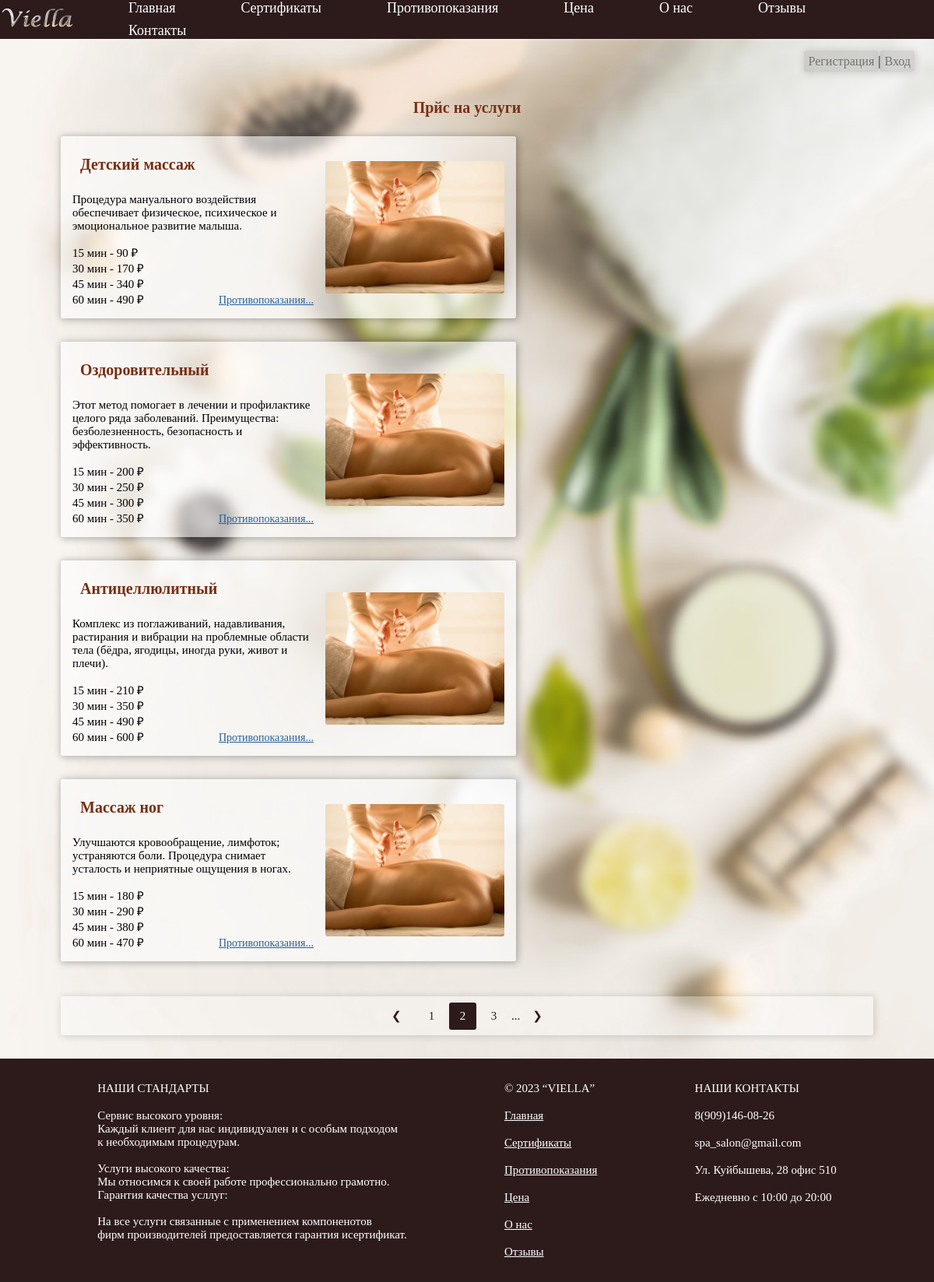
Page /main/price/2/ on the earlier database version.
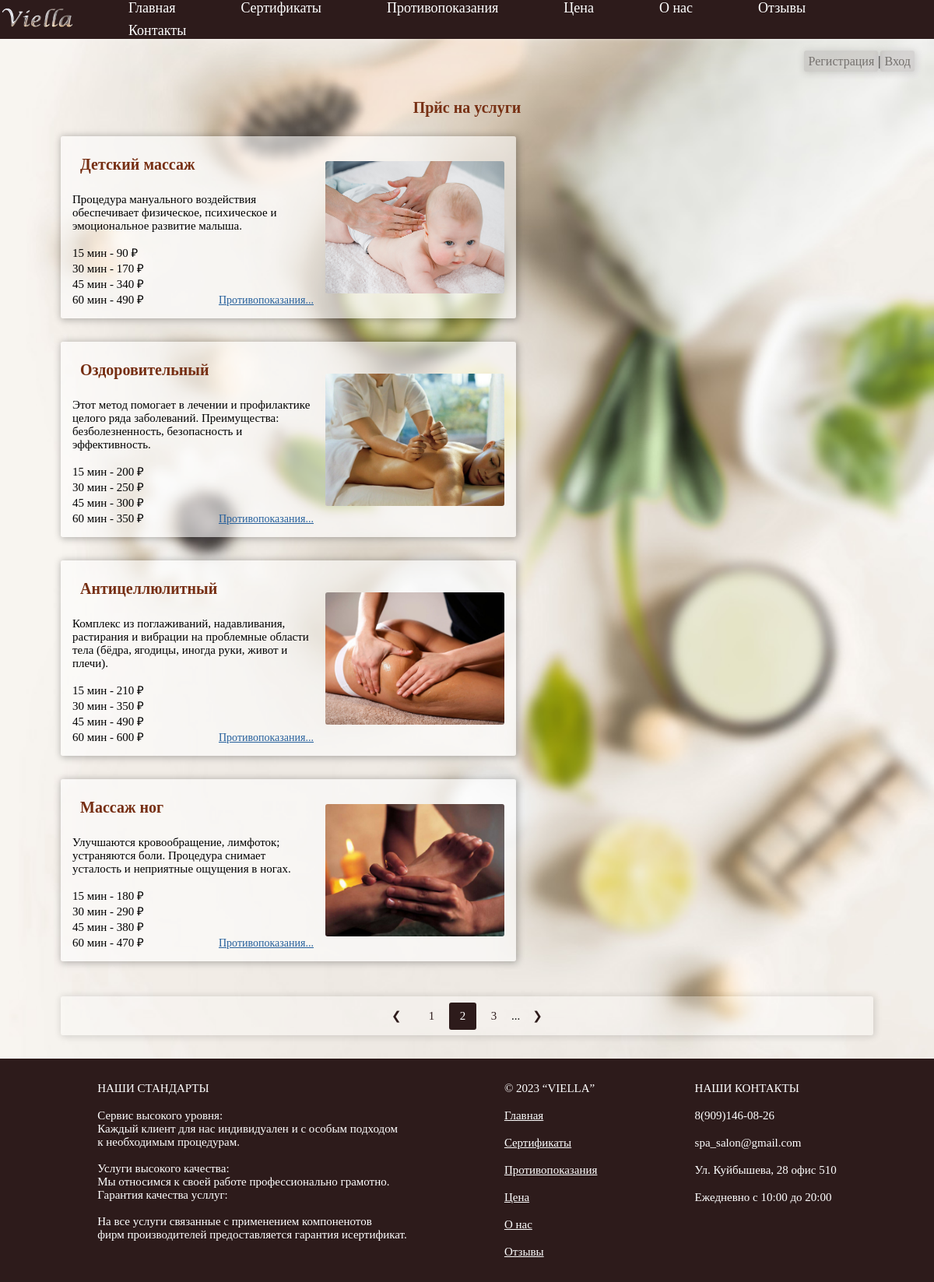
Same page on the later database version.
### main/models.py (models this page shows, shortened)
class Massage(models.Model):
    name = models.CharField(max_length=32, verbose_name="Название массажа")
    description = models.TextField(verbose_name="Описание")
    fifteen_minutes = models.CharField(max_length=32, verbose_name='Цена за 15 минут')
    thirty_minutes = models.CharField(max_length=32, verbose_name='Цена за 30 минут')
    forty_five_minutes = models.CharField(max_length=32, verbose_name='Цена за 45 минут')
    sixty_minutes = models.CharField(max_length=32, verbose_name='Цена за 60 минут')
    image = models.ImageField(upload_to='%Y/%m/%d', verbose_name="Изображение")
    class Meta:
        ordering = ["id"]
        verbose_name = 'Массаж'
        verbose_name_plural = 'Массажи'

### main/views.py (the view)
# urls.py: path('price/<int:page_number>/', price_view, name='prices'),
def price_view(request, page_number = 1):
    massage = Massage.objects.all()
    paginator = Paginator(massage, 4)
    try:
        page_obj = paginator.page(page_number)
    except EmptyPage:
        if  page_number < 1:
            page_obj = paginator.page(1)
        else:
            page_obj = paginator.page(paginator.num_pages)
    context = {"massage_list": page_obj}
    return render(request, 'main/price.html', context)

### main/templates/main/price.html (shortened to what this page needs)
{%extends 'root.html'%}
{%block content%}
{%load static%}
<div class="body">
<p class="p_h" style="margin-top: 70px;">Прйс на услуги</p>
<div style="width: 87%;">
<ul style="    list-style-type: none;
                display: flex;
                width: 100%;
                flex-direction: row;
                flex-wrap: wrap;
                justify-content: space-between;">
    {%for massage in massage_list%}
    <div style="border-radius: 3px;
                background-color: #ffffff94;
                box-shadow: 1px 1px 10px 1px #00000047;
                margin: 15px 0px 15px 0px;
                padding: 15px;">
    <li>
        <div style="display: flex; align-items: center;">
        <div style="display: flex;
                    flex-direction: column;
                    width: 310px;">
        <p class="p_h">{{massage.name}}</p>
        <p style="margin-top: 15px;">{{massage.description}}</p>
        <div style="display: flex;
                    align-items: flex-end;
                    justify-content: space-between;
                    margin-top: 15px;">
            <div style="display: flex; flex-direction: column;">
        <p>15 мин - {{massage.fifteen_minutes}} ₽</p>
        <p>30 мин - {{massage.thirty_minutes}} ₽</p>
        <p>45 мин - {{massage.forty_five_minutes}} ₽</p>
        <p>60 мин - {{massage.sixty_minutes}} ₽</p>
            </div>
        <div style="display: flex;">
        <a style="color: #255f9b;" href="{% url 'stop' %}">Противопоказания...</a>
        </div>
        </div>
        </div>
        <img style="height: 170px;
                    margin-left: 15px;
                    border-radius: 3px;
                    width: 230px;
                    object-fit: cover;"
                src = "{{massage.image.url}}">
    </li>
    </div>
    {%endfor%}
    <div class="page_box">
        {% if massage_list.has_previous %}
            <a  class="a_pag" href="{% url 'main:prices' massage_list.previous_page_number %}"><p class="page">❮</p></a>
            <a  class="a_pag" href="{% url 'main:prices' massage_list.previous_page_number %}"><p class="page">{{ massage_list.previous_page_number}}</p></a>
        {% endif %}
        <div class="page_style">
            <p class="page active">{{ massage_list.number }}</p>
        </div>
        {% if massage_list.has_next %}
            <a class="a_pag" href="{% url 'main:prices' massage_list.next_page_number %}"><p class="page">{{massage_list.next_page_number}}</p></a>
            <p>...</p>
            <a class="a_pag" href="{% url 'main:prices' massage_list.next_page_number %}"><p class="page">❯</p></a>
        {% endif %}
    </div>
</ul>
</div>
</div>
{%endblock%}

### templates/root.html (shortened to what this page needs)
{%load static%}
<!DOCTYPE html>
<html lang="en">
<head>
    <link rel="stylesheet" href="{%static 'css/style.css'%}">
    <link rel="stylesheet" href="{%static 'css/style_window.css'%}">
</head>
<body>
        <div class="top_panel">
            <a href="{% url 'main:main' %}"><img style="width: 100px;" src="{%static 'img/logo.png'%}"></a>
            <ul>
              <li><a class="top_a" href="{% url 'main:main' %}">Главная</a></li>
              <li> <a class="top_a" href="{% url 'talons_sertificats' %}">Cертификаты</a></li>
              <li><a class="top_a" href="{% url 'stop' %}">Противопоказания</a></li>
              <li><a class="top_a" href="{% url 'main:prices' page_number=1 %}">Цена</a></li>
              <li><a class="top_a" href="{% url 'about' %}">О нас</a></li>
              <li><a class="top_a" href="{% url 'main:comments' page_number=1 %}">Отзывы</a></li>
              <li><a class="top_a" href="{% url 'contact' %}">Контакты</a></li>
            </ul>
        </div>
        <div style="position: absolute;
                    margin-top: 70px;
                    width: 100%;
                    display: flex;
                    flex-direction: row;
                    align-items: flex-end;
                    justify-content: flex-end;
                    margin-right: 50px;">
            {%if request.user.is_authenticated%}
            <p style="    background: #62575733;
            color: #6e6a67;
            padding: 5px;
            border-radius: 3px;
            box-shadow: 1px 1px 10px 1px #302d2d2e;
            font-size: 16px;">Здравствуй, <span style="font-size: 20px; color: #b33434; font-weight: bold;">{{user.username}}</span></p> | <li style="list-style-type: none;"><a class="log_red" href="{%url 'logout'%}">Выйти</a>
            {%else%}
            <li style="list-style-type: none;"><a class="log_red" href="{% url 'register' %}">Регистрация</a></li> | <li style="list-style-type: none;"><a class="log_red" href="{% url 'login' %}">Вход</a></li>
            {%endif%}
            </div>
    <div class="layouth">
    <p>тут могли бы быть хлебные крошки</p>
    </div>
    {%block content%}
    {%endblock%}
    <div class="footer">
        <div>
            <p>НАШИ СТАНДАРТЫ</p><br>
            <p>Сервис высокого уровня:<br>
                Каждый клиент для нас индивидуален и с особым подходом<br>
                к необходимым процедурам.<br>
                <br>
                Услуги высокого качества:<br>
                Мы относимся к своей работе профессионально грамотно.<br>
                Гарантия качества усллуг:<br>
                <br>
                На все услуги связанные с применением компоненотов<br>
                фирм производителей предоставляется гарантия исертификат.</p>
        </div>
        <div style="display: flex; flex-direction: column;">
            <p>© 2023 “VIELLA”</p><br>
            <p><a href="{% url 'main:main' %}">Главная</a></p>
            <br>
            <p><a href="{% url 'talons_sertificats' %}">Cертификаты</a></p>
            <br>
            <p><a href="{% url 'stop' %}">Противопоказания</a></p>
            <br>
            <p><a href="{% url 'main:prices' page_number=1 %}">Цена</a></p>
            <br>
            <p><a href="{% url 'about' %}">О нас</a></p>
            <br>
            <p><a href="{% url 'main:comments' page_number=1 %}">Отзывы</a></p>
        </div>
        <div>
            <p>НАШИ КОНТАКТЫ</p><br>
            <p>8(909)146-08-26</p><br>
            <p>spa_salon@gmail.com</p><br>
            <p>Ул. Куйбышева, 28 офис 510</p><br>
            <p>Ежедневно с 10:00 до 20:00</p>
        </div>
    </div>
</body>
</html>

### static/css/style.css (style rules this page uses)
* { margin: 0px; padding: 0px; }
body { display: flex; flex-wrap: nowrap; flex-direction: column; align-items: center; }
.layouth { display: flex; background-color: aqua; height: 100%; width: 87%; flex-direction: column; align-items: center; margin-top: 30px; }
.top_panel { background-color: #2d1b1b; height: 50px; display: flex; align-items: center; justify-content: center; width: 100%; overflow: hidden; position: fixed; z-index: 100; box-shadow: 0px 1px 2px 0px rgb(255 255 255 / 19%), 1px 1px 4px 0px rgb(255 255 255 / 23%), 1px 3px 80px 0px rgb(255 255 255 / 15%), 2px 4px 160px 0px rgb(255 255 255 / 15%); }
a { font-family: Century Gothic; font-size: 14px; }
.top_a { color: white; text-decoration: none; margin-left: 50px; font-size: 18px; }
p { font-family: Century Gothic; font-size: 15px; }
.page { width: 35px; height: 35px; border-radius: 3px; display: flex; align-items: center; justify-content: center; }
.a_pag { text-decoration: none; padding: 5px; width: 35px; height: 35px; }
.page_box { display: flex; align-items: center; height: 50px; background-color: #ffffff47; box-shadow: 1px 1px 10px 1px #00000024; border-radius: 3px; padding: 0px 10px 0px 10px; margin-top: 30px; margin-bottom: 30px; justify-content: center; width: 100%; }
.active { color: rgb(255, 255, 255); font-family: Century Gothic; }
.page_box a { color: #2d1b1b; }
.page_style { width: 35px; height: 35px; border-radius: 3px; background-color: #2d1b1b; display: flex; align-items: center; justify-content: center; }
.p_h { font-size: 20px; color: #762e12; padding: 10px; font-weight: bold; }
.footer { background-color: #2d1b1b; width: 100%; color: white; display: flex; justify-content: space-evenly; padding: 30px 0px 30px 0px; }
.footer a { color: white; font-family: Century Gothic; font-size: 15px; }
.top_panel li { display: inline-block; margin: 0 15px; }
.top_panel a { text-decoration: none; color: #fff; display: block; position: relative; padding: 4px 0; }
.top_panel a::before { content: ""; width: 100%; height: 4px; position: absolute; left: 0; bottom: 0; background: #fff; transition: 0.5s transform ease; transform: scale3d(0,1,1); transform-origin: 0 50%; }
li .log_red { background: #62575733; color: #6e6a67; padding: 5px; border-radius: 3px; box-shadow: 1px 1px 10px 1px #302d2d2e; font-size: 16px; text-decoration: none; }

Differences in the rows shown:
changed Massage "Детский массаж": image: a different picture
changed Massage "Оздоровительный": image: a different picture
changed Massage "Антицеллюлитный": image: a different picture
changed Massage "Массаж ног": image: a different picture
